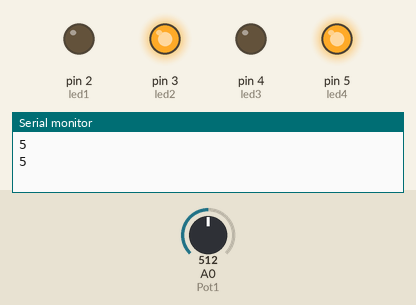
This sketch was run on a simulated Arduino Uno, built with avr-gcc and run on an emulated ATmega328P. Parts: output pins drawn as LEDs (lit = HIGH), the last lines printed to the serial monitor. The inputs (shaded band) are chosen by the test bench; at power-on: A0 (Pot1) = 512.

Above: at 1.8 s.
1.9 s: A0 (Pot1) set to 602
3.4 s: A0 (Pot1) set to 631
At 4.3 s:
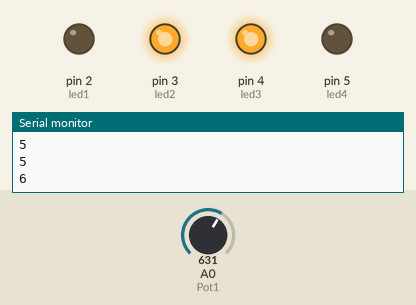
5.5 s: A0 (Pot1) set to 511
At 7.1 s:
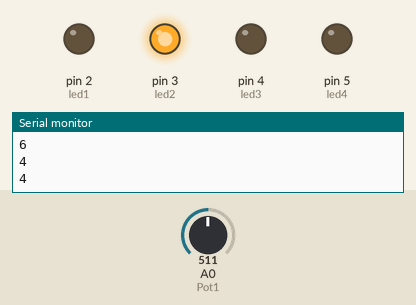
7.5 s: A0 (Pot1) set to 422
9.2 s: A0 (Pot1) set to 399
At 11.2 s:
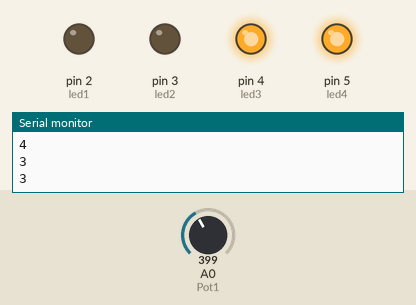
11.5 s: A0 (Pot1) set to 716
At 12.9 s:
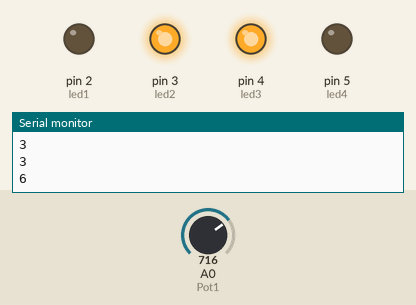
Timing chart, 0 to 14.5 s (numbered marks = the images above; inputs shaded):
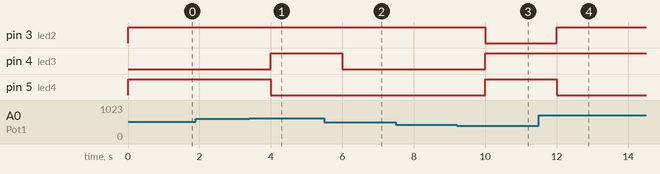

The sketch:

Programa_8_Practica4_Codificador.ino
```cpp
int led1=2, led2=3, led3=4, led4=5;
int Pot1=A0;

void setup() {
  pinMode(led1,OUTPUT);
  pinMode(led2,OUTPUT);
  pinMode(led3,OUTPUT);
  pinMode(led4,OUTPUT);
  Serial.begin(9600);
}

int N,i,b;
void loop() {
  int Bin[]={0,0,0,0};
  int j=-1;

  N=analogRead(Pot1);
  N=map(N,0,1023,0,10);
  Serial.println(N);

  for(i=N;i>0;){
    j++;
    b=i%2;
    Bin[j]=b;
    i=i/2;
  }

  if(N==0){
    digitalWrite(led1,0);
    digitalWrite(led2,0);
    digitalWrite(led3,0);
    digitalWrite(led4,0);
  }else{
    digitalWrite(led1,Bin[3]);
    digitalWrite(led2,Bin[2]);
    digitalWrite(led3,Bin[1]);
    digitalWrite(led4,Bin[0]);
  }

  delay(1000);
}
```

Measured:
- the behaviour switches between 613 and 614 on A0 (Pot1) (found by bisection; images 0 and 1)
- the behaviour switches between 410 and 409 on A0 (Pot1) (found by bisection; images 2 and 3)
- after the input at 3.4 s, pin 4 (led3): LOW → HIGH after 0.60 s; pin 5 (led4): HIGH → LOW after 0.60 s
- after the input at 5.5 s, pin 4 (led3): HIGH → LOW after 0.50 s
- after the input at 9.2 s, pin 3 (led2): HIGH → LOW after 0.80 s; pin 4 (led3), pin 5 (led4): LOW → HIGH after 0.80 s
- after the input at 11.5 s, pin 3 (led2): LOW → HIGH after 0.50 s; pin 5 (led4): HIGH → LOW after 0.50 s
